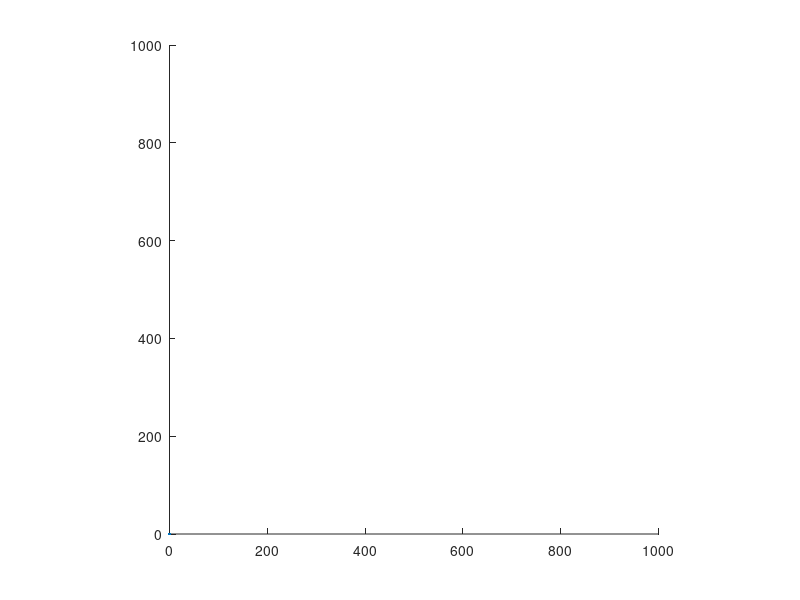

MATLAB code for this plot:

clear all
clc

axis equal
p=line(0,0);
axis([0 1000 0 1000]);

mouseLoc = [200 200];
a=[];
% set(gcf, 'WindowButtonMotionFcn', 'mouseLoc = get(gca, ''CurrentPoint'');');


X=[];
Y=[];

% a=[];
for k=1:1000
%     set(gcf, 'WindowButtonDownFcn', 'a = get(gca, ''CurrentPoint'');');
    does= isempty(a);
    pause(0.001)
    while does==0
        % mouseLoc = [1 1];
        set(gcf, 'WindowButtonMotionFcn', 'mouseLoc = get(gca, ''CurrentPoint'');');
        tic
        for i=1:0.1:10
            X=[X mouseLoc(1,1)];
            Y=[Y mouseLoc(1,2)];
            set(p,'xdata',X,'ydata',Y,'LineWidth',3);
            pause(0.01)
%             if toc >10
            if length(X)==15
                X=X(2:end);
                Y=Y(2:end);
%                 a=[];
                break
            end
        end
     does=isempty(a);   
    end
end
